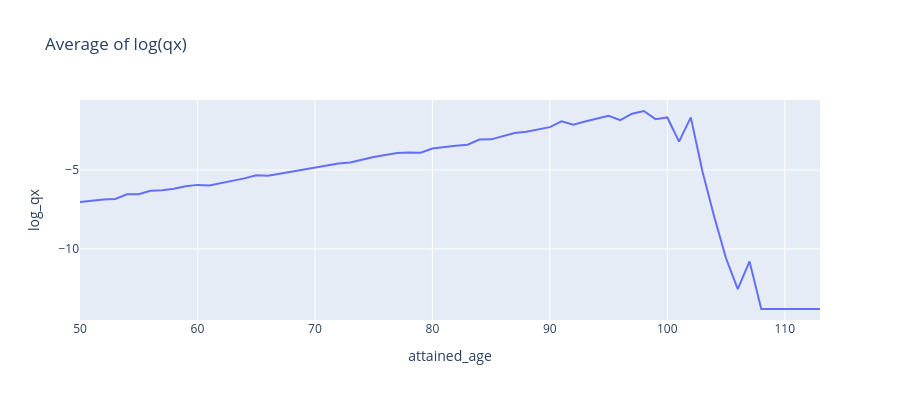

Notebook code cell kept with this figure:
### Markdown cell above
Average log qx shows that mortality rates increase by age

### Code cell
charters.chart(
    df=pd.DataFrame(model.a_x).set_axis([0], axis=1).reset_index(),
    x_axis="attained_age",
    y_axis=0,
    color=None,
    type="line",
    title="Average of log(qx)",
    labels={"attained_age": "attained_age", "0": "log_qx"},
)

### Figure 1 — Plotly figure (JSON) as saved in the notebook; plotly's stock layout.template omitted (floating-point values rounded to 4 significant figures)
{"data": [{"hovertemplate": "attained_age=%{x}<br>log_qx=%{y}<extra></extra>", "legendgroup": "", "line": {"color": "#636efa", "dash": "solid"}, "marker": {"symbol": "circle"}, "mode": "lines", "name": "", "orientation": "v", "showlegend": false, "type": "scatter", "x": [50, 51, 52, 53, 54, 55, 56, 57, 58, 59, 60, 61, 62, 63, 64, 65, 66, 67, 68, 69, 70, 71, 72, 73, 74, 75, 76, 77, 78, 79, 80, 81, 82, 83, 84, 85, 86, 87, 88, 89, 90, 91, 92, 93, 94, 95, 96, 97, 98, 99, 100, 101, 102, 103, 104, 105, 106, 107, 108, 109, 110, 111, 112, 113], "xaxis": "x", "y": [-7.038, -6.953, -6.885, -6.842, -6.543, -6.549, -6.321, -6.296, -6.198, -6.033, -5.95, -5.986, -5.842, -5.683, -5.538, -5.345, -5.378, -5.251, -5.121, -4.998, -4.844, -4.699, -4.596, -4.537, -4.354, -4.186, -4.056, -3.93, -3.895, -3.907, -3.644, -3.535, -3.464, -3.404, -3.082, -3.065, -2.882, -2.666, -2.584, -2.451, -2.29, -1.926, -2.135, -1.939, -1.766, -1.577, -1.852, -1.437, -1.269, -1.784, -1.679, -3.21, -1.674, -5.122, -7.986, -10.6, -12.56, -10.8, -13.82, -13.82, -13.82, -13.82, -13.82, -13.82], "yaxis": "y"}], "layout": {"height": 400, "legend": {"tracegroupgap": 0}, "title": {"text": "Average of log(qx)"}, "xaxis": {"anchor": "y", "domain": [0, 1], "title": {"text": "attained_age"}}, "yaxis": {"anchor": "x", "domain": [0, 1], "title": {"text": "log_qx"}, "type": "-"}}}
